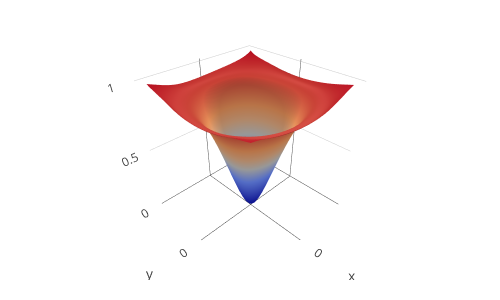

Notebook code for this chart:
### Markdown cell above
## Plot the surface of the latent manifold

### Code cell
# Calculate the range of the latent space
latent, _ = encoder.predict(points)
min_values = np.amin(latent, axis=0)
max_values = np.amax(latent, axis=0)

# Generate a meshgrid of points in the latent space
points_per_axis = 100
latent_x = np.linspace(min_values[0], max_values[0], points_per_axis)
latent_y = np.linspace(min_values[1], max_values[1], points_per_axis) 
latent_x_grid, latent_y_grid = np.meshgrid(latent_x, latent_y)

# Project each point of the meshgrid into the input space

# Reshape the 2-D meshgrid coordinates to 1-D
latent_x_grid = latent_x_grid.reshape(points_per_axis*points_per_axis)
latent_y_grid = latent_y_grid.reshape(points_per_axis*points_per_axis)
latent_coords = np.stack((latent_x_grid, latent_y_grid)).T
reconstructed = generator.predict(latent_coords)

# Undo the reshape above
x = reconstructed[:, 0].reshape(points_per_axis, points_per_axis)
y = reconstructed[:, 1].reshape(points_per_axis, points_per_axis)
z = reconstructed[:, 2].reshape(points_per_axis, points_per_axis)

# Plot the surface of the latent manifold in the input space
surface = go.Surface(x=x, y=y, z=z, showscale=False)
data = [surface]
iplot(go.Figure(data=data, layout=layout), config=config)

### Figure 1 — Plotly figure (JSON) as saved in the notebook; plotly's stock layout.template omitted (floating-point values rounded to 4 significant figures; data arrays with more than 128 entries replaced by an {"elided": "..."} marker saying what was removed)
{"data": [{"showscale": false, "type": "surface", "x": {"elided": "100x100 float values"}, "y": {"elided": "100x100 float values"}, "z": {"elided": "100x100 float values"}}], "layout": {"height": 300, "margin": {"b": 20, "l": 100, "r": 100, "t": 20}, "showlegend": false, "width": 500}}
